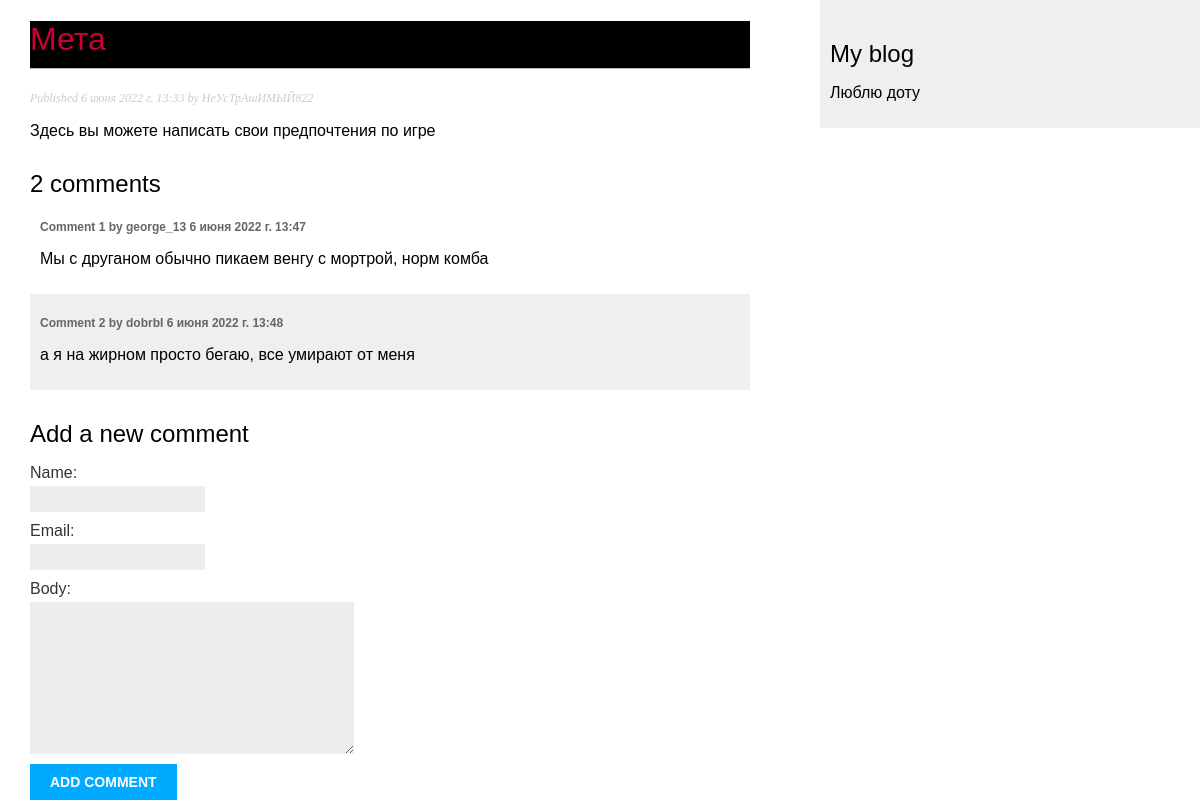
The page /blog/6/ on the database its author committed.
### blog/models.py (models this page shows, shortened)
class Post(models.Model):
 class Status(models.TextChoices):
  DRAFT = 'DF', 'Draft'
  PUBLISHED = 'PB', 'Published'
 title = models.CharField(max_length=250)
 slug = models.SlugField(max_length=250)
 author = models.ForeignKey(User,
                            on_delete=models.CASCADE,
                            related_name='blog_posts')
 body = models.TextField()
 publish = models.DateTimeField(default=timezone.now)
 created = models.DateTimeField(auto_now_add=True)
 updated = models.DateTimeField(auto_now=True)
 status = models.CharField(max_length=2,
                           choices=Status.choices,
                           default=Status.DRAFT)
 objects = models.Manager()  # The default manager.
 published = PublishedManager()  # Our custom manager.
 class Meta:
  ordering = ['-publish']
  indexes = [
   models.Index(fields=['-publish']),
  ]

class Comment(models.Model):
    post = models.ForeignKey(Post, on_delete=models.CASCADE, related_name='comments')
    name = models.CharField(max_length=80)
    email = models.EmailField()
    body = models.TextField()
    created = models.DateTimeField(auto_now_add=True)
    updated = models.DateTimeField(auto_now=True)
    active = models.BooleanField(default=True)
    class Meta:
      ordering = ['created']
      indexes = [
        models.Index(fields=['created']),
      ]

### blog/views.py (the view)
# urls.py: path('<int:id>/', views.post_detail, name='post_detail'),
def post_detail(request, id):
    post = get_object_or_404(Post, id=id, status=Post.Status.PUBLISHED)
    comments = post.comments.filter(active=True)
    form = CommentForm()
    return render(request, 'blog/post/detail.html', {'post': post, 'comments': comments,
        'form': form})

### blog/forms.py
class CommentForm(forms.ModelForm):
 class Meta:
    model = Comment
    fields = ['name', 'email', 'body']

### blog/templates/blog/post/detail.html (shortened to what this page needs)
{% extends "blog/base.html" %}
{% block content %}
 <h1>{{ post.title }}</h1>
 <p class="date">Published {{ post.publish }} by {{ post.author}}</p>
 {{ post.body|linebreaks }}
{% with comments.count as total_comments %}
<h2>{{ total_comments }} comment{{ total_comments|pluralize }}</h2>
{% endwith %}
{% for comment in comments %}
    <div class="comment">
        <p class="info">
            Comment {{ forloop.counter }} by {{ comment.name }}
            {{ comment.created }}
        </p>
        {{ comment.body|linebreaks }}
    </div>
{% empty %}
 <p>There are no comments yet.</p>
{% endfor %}
<h2>Add a new comment</h2>
 <form action="{% url "blog:post_comment" post.id %}" method="post">
            {{ form.as_p }}
        <p><input type="submit" value="Add comment"></p>
    </form>
{% endblock %}

### blog/static/css/blog.css (style rules this page uses)
body { margin:0; padding:0; font-family:helvetica, sans-serif; }
h1 { background-color: black; color: #cc0033; font-weight:normal; border-bottom:1px solid #bbb; padding:0 0 10px 0; }
h2 { font-weight:normal; margin:30px 0 0; }
p.date { color:#ccc; font-family: georgia, serif; font-size: 12px; font-style: italic; }
label { float:left; clear:both; color:#333; margin-bottom:4px; }
input, textarea { clear:both; float:left; margin:0 0 10px; background:#ededed; border:0; padding:6px 10px; font-size:12px; }
input[type=submit] { font-weight:bold; background:#00abff; color:#fff; padding:10px 20px; font-size:14px; text-transform:uppercase; }
.comment { padding:10px; }
.comment:nth-child(even) { background:#efefef; }
.comment .info { font-weight:bold; font-size:12px; color:#666; }

### rows shown on the page
Post: title "Мета", publish "6 июня 2022 г. 13:33", author "НеУсТрАшИМЫЙ822", body "Здесь вы можете написать свои предпочтения по игре"
Comment: name "george_13", created "6 июня 2022 г. 13:47", body "Мы с друганом обычно пикаем венгу с мортрой, норм комба"
Comment: name "dobrbI", created "6 июня 2022 г. 13:48", body "а я на жирном просто бегаю, все умирают от меня"

### other values the page prints
{{ total_comments }} "2"
